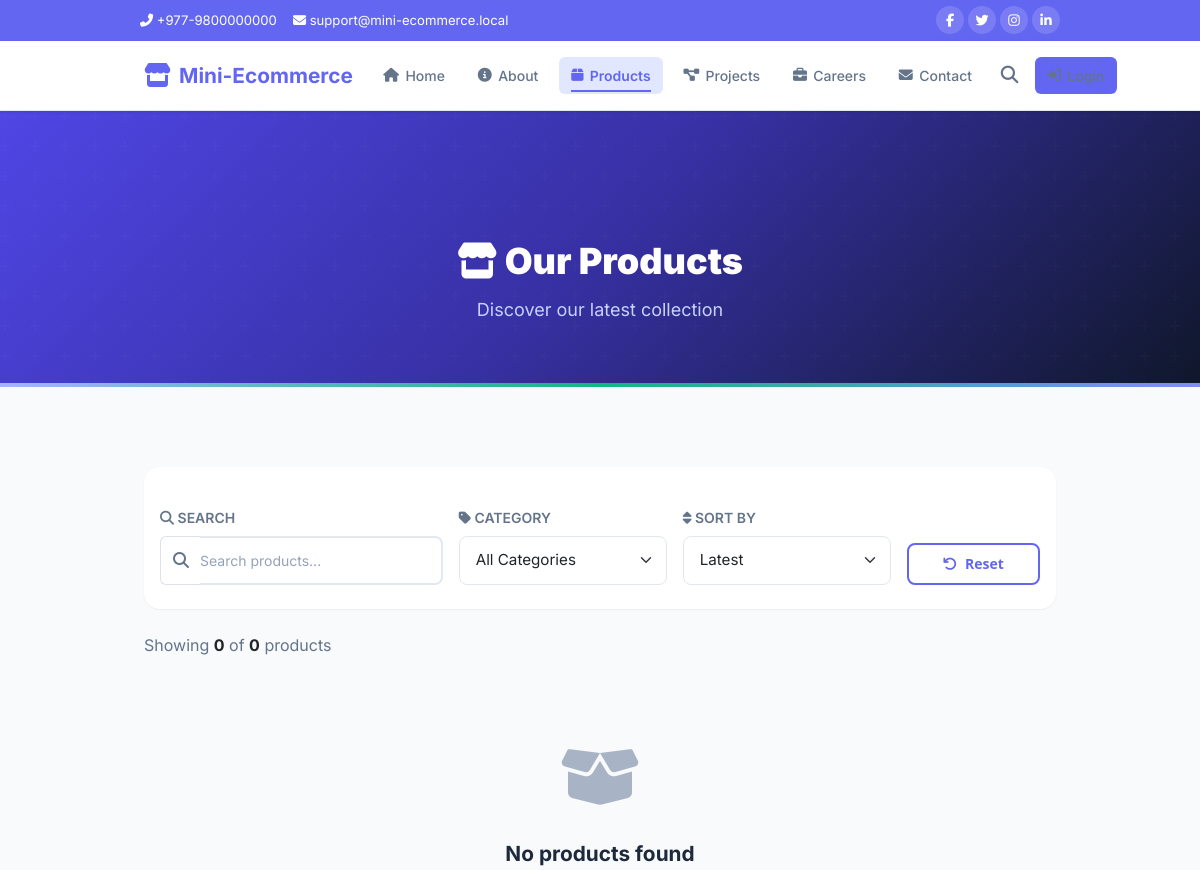
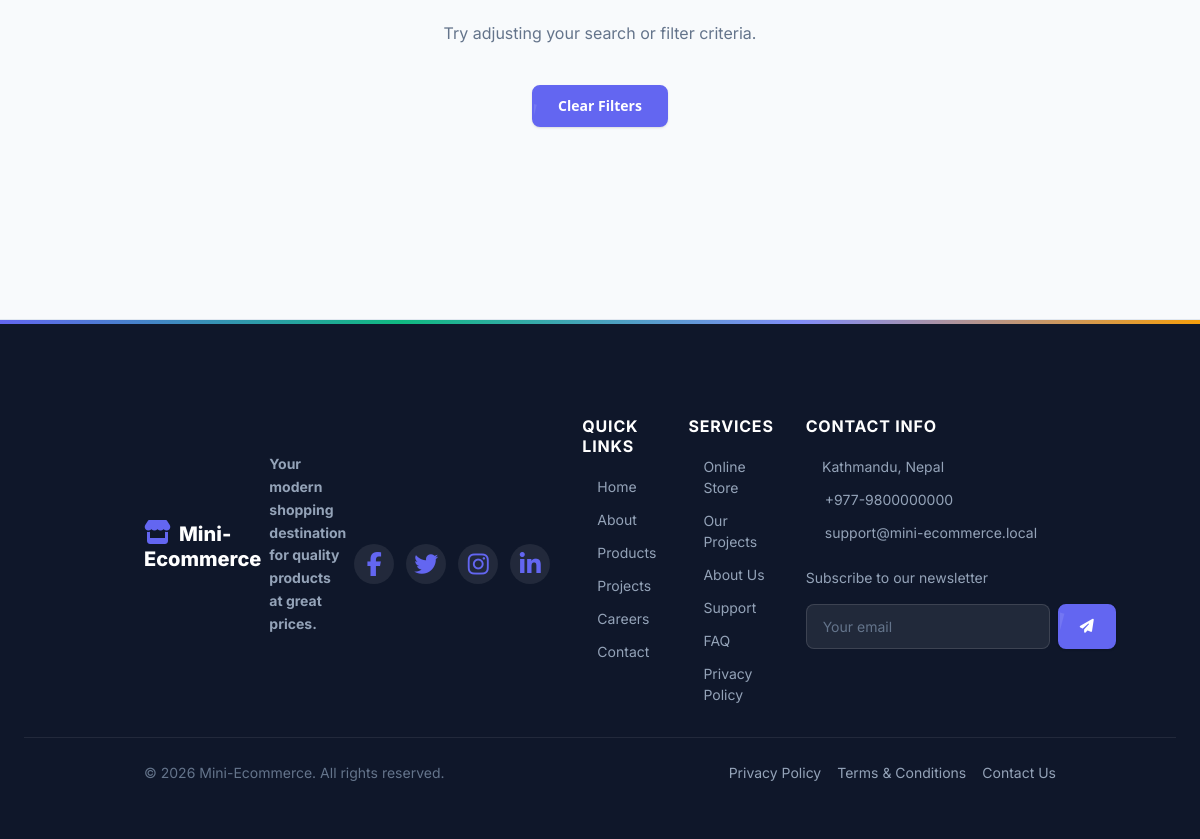
The page /product/products.php on the database as committed earlier (2 pictures, top to bottom).
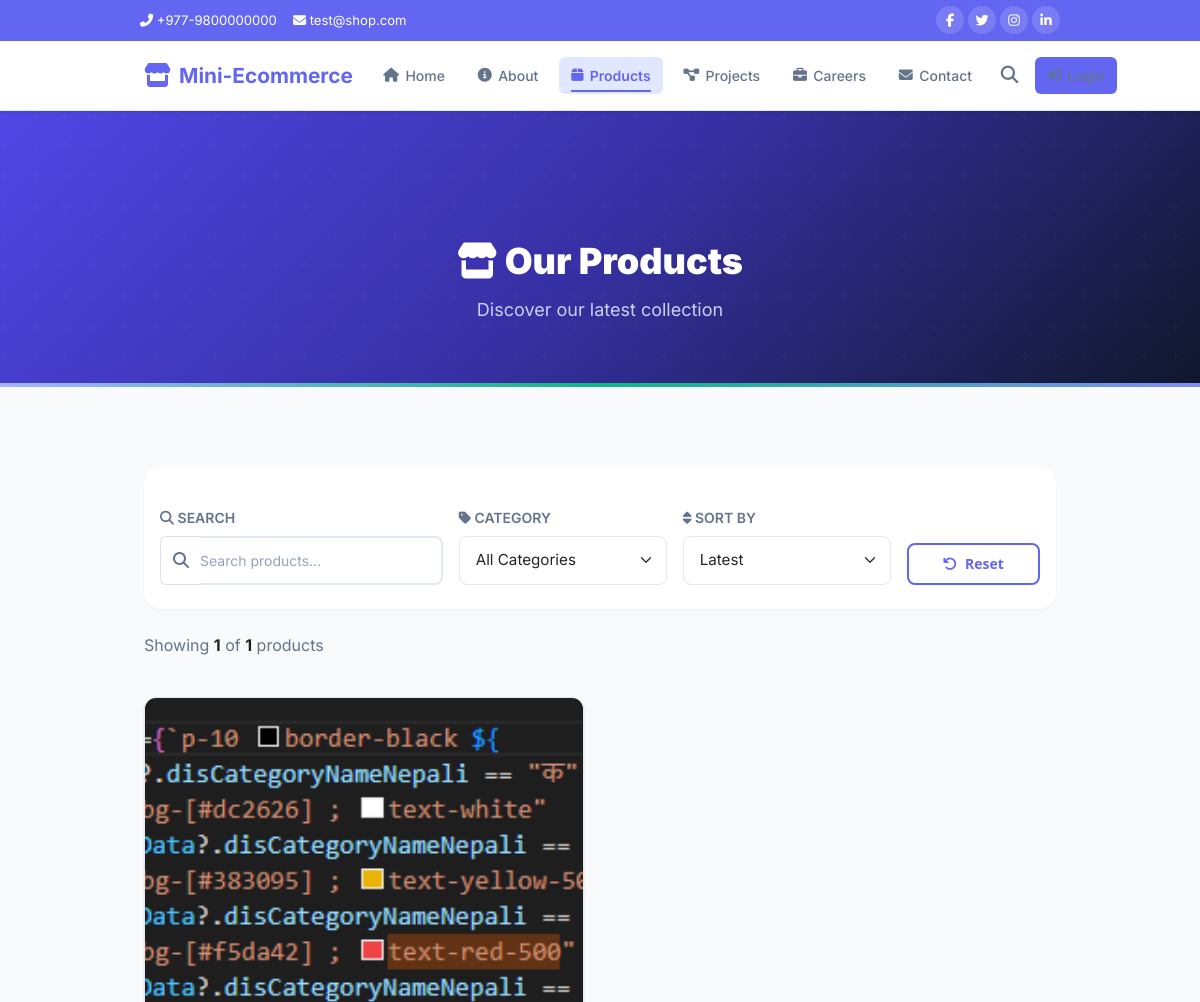
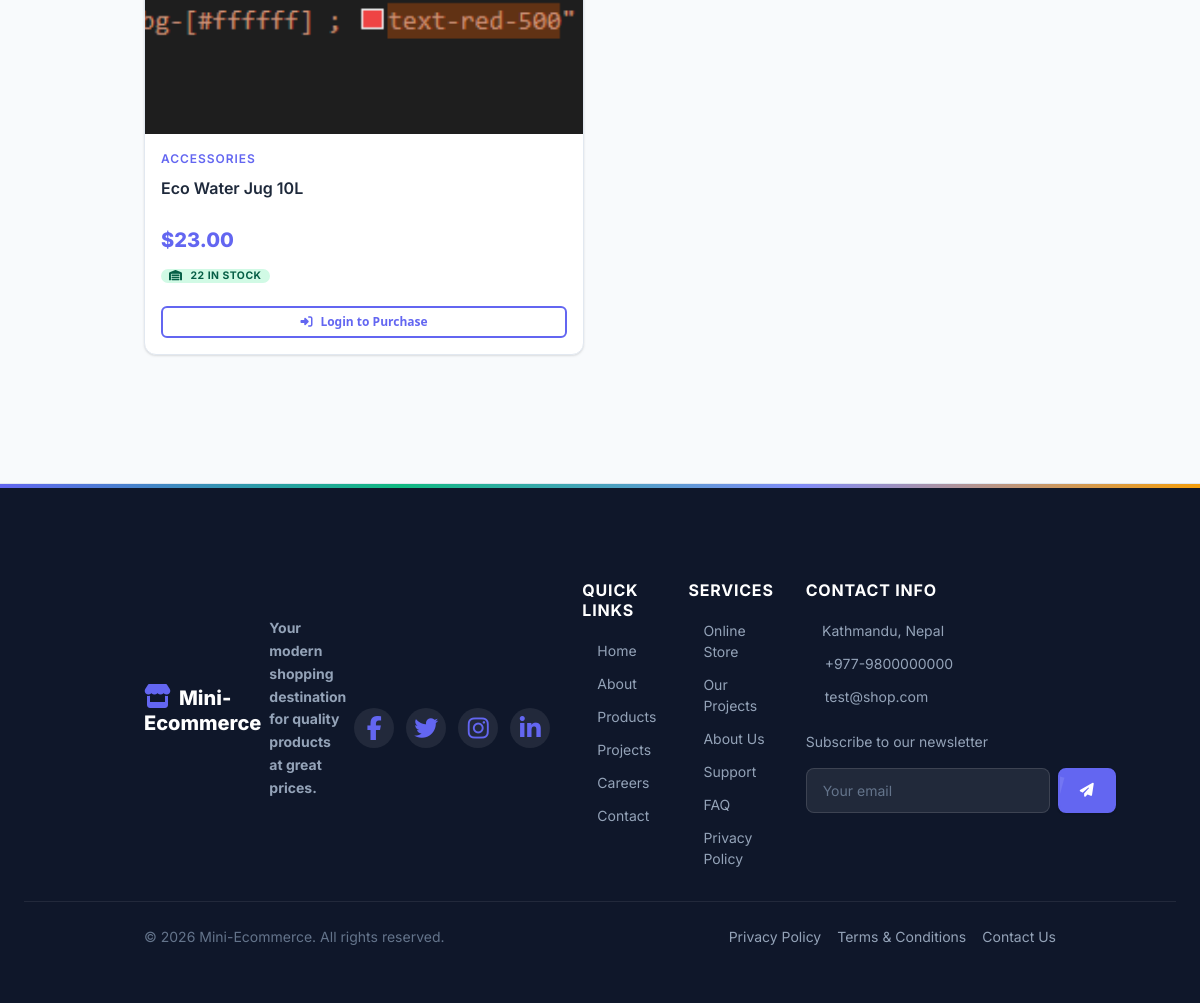
The same page on the database as committed later (2 pictures, top to bottom).
### tables this page shows
CREATE TABLE settings (
    setting_id INTEGER PRIMARY KEY AUTOINCREMENT,
    setting_key TEXT NOT NULL UNIQUE,
    setting_value TEXT DEFAULT NULL,
    setting_group TEXT DEFAULT 'general',
    created_at TEXT DEFAULT (datetime('now')),
    updated_at TEXT DEFAULT (datetime('now'))
);

CREATE TABLE products (
    product_id INTEGER PRIMARY KEY AUTOINCREMENT,
    name TEXT NOT NULL,
    slug TEXT DEFAULT NULL,
    description TEXT,
    price REAL NOT NULL,
    category TEXT NOT NULL DEFAULT '',
    category_id INTEGER DEFAULT NULL,
    stock INTEGER NOT NULL DEFAULT 0,
    is_featured INTEGER DEFAULT 0,
    image TEXT,
    brochure TEXT DEFAULT NULL,
    is_active INTEGER DEFAULT 1,
    created_at TEXT DEFAULT (datetime('now')),
    updated_at TEXT DEFAULT (datetime('now')),
    FOREIGN KEY (category_id) REFERENCES product_categories(category_id) ON DELETE SET NULL
);

CREATE TABLE product_categories (
    category_id INTEGER PRIMARY KEY AUTOINCREMENT,
    name TEXT NOT NULL UNIQUE,
    slug TEXT NOT NULL UNIQUE,
    description TEXT DEFAULT NULL,
    image TEXT DEFAULT NULL,
    is_active INTEGER DEFAULT 1,
    created_at TEXT DEFAULT (datetime('now'))
);

### includes/helpers.php (called while the page is built, shortened)
<?php
function getSetting(string $key, string $default = ''): string {
    static $cache = [];
    if (!isset($cache[$key])) {
        $pdo = getDB();
        $stmt = $pdo->prepare("SELECT setting_value FROM settings WHERE setting_key = ?");
        $stmt->execute([$key]);
        $row = $stmt->fetch();
        $cache[$key] = $row ? $row['setting_value'] : $default;
    }
    return $cache[$key];
}
function h(?string $value): string {
    return htmlspecialchars($value ?? '', ENT_QUOTES, 'UTF-8');
}
function imgUrl(?string $image, string $default = 'placeholder.jpg'): string {
    if (strpos($image, 'uploads/') === 0) return APP_URL . '/' . $image;
    return APP_URL . '/assets/images/' . $image;
}

### includes/session.php (called while the page is built, shortened)
<?php
function isLoggedIn(): bool {
    return false;
}

### product/products.php (the view, shortened to what the rows shown need)
<?php
require_once __DIR__ . '/../includes/session.php';
require_once __DIR__ . '/../includes/helpers.php';
$pdo = getDB();
$perPage = 12;
$page    = isset($_GET['page']) ? max(1, (int)$_GET['page']) : 1;
$offset  = ($page - 1) * $perPage;
$sortBy      = $_GET['sort']     ?? 'default';
$conditions = ['p.is_active = 1'];
$params = [];
$where = 'WHERE ' . implode(' AND ', $conditions);
switch ($sortBy) {
    default:           $orderBy = 'ORDER BY p.product_id DESC'; break;
}
$stmt = $pdo->prepare("SELECT p.*, pc.name as category_name FROM products p LEFT JOIN product_categories pc ON p.category_id = pc.category_id $where $orderBy LIMIT $perPage OFFSET $offset");
$stmt->execute($params);
$products = $stmt->fetchAll();
require_once __DIR__ . '/../includes/public_header.php';
?>
<div class="page-banner">
    <div class="container">
        <h1 data-aos="fade-up"><i class="fas fa-store"></i> Our Products</h1>
    </div>
</div>
<section class="section-padding">
    <div class="container">
        <?php if (empty($products)): ?>
        <div class="empty-state" data-aos="fade-up">
            <i class="fas fa-box-open"></i>
            <h3>No products found</h3>
            <p>Try adjusting your search or filter criteria.</p>
            <a href="<?= APP_URL ?>/product/products.php" class="btn btn-primary">Clear Filters</a>
        </div>
        <?php else: ?>
        <div class="row g-3">
            <?php foreach ($products as $i => $p): ?>
            <div class="col-6 col-md-4 col-lg-3" data-aos="fade-up" data-aos-delay="<?= ($i % 12) * 50 ?>">
                <div class="product-card">
                    <a href="<?= APP_URL ?>/product/details.php?id=<?= $p['product_id'] ?>">
                        <div class="product-img-wrap">
                            <img src="<?= imgUrl($p['image'] ?? '') ?>" alt="<?= h($p['name']) ?>" loading="lazy" onerror="this.src='<?= APP_URL ?>/assets/images/placeholder.jpg'">
                        </div>
                    </a>
                    <div class="product-info">
                        <span class="product-category"><?= h($p['category_name'] ?? $p['category']) ?></span>
                        <h3 class="product-name"><a href="<?= APP_URL ?>/product/details.php?id=<?= $p['product_id'] ?>"><?= h($p['name']) ?></a></h3>
                        <div class="product-price">
                            <span class="current-price">$<?= number_format($p['price'], 2) ?></span>
                        </div>
                        <div class="d-flex align-items-center gap-2 mt-auto pt-2">
                            <span class="badge <?= $p['stock'] > 0 ? 'badge-success' : 'badge-danger' ?> badge-sm">
                                <i class="fas fa-warehouse me-1"></i> <?= $p['stock'] ?> in stock
                            </span>
                        </div>
                        <?php if (isLoggedIn()): ?>
                        <form method="POST" action="<?= APP_URL ?>/cart/add.php" class="mt-3">
                            <input type="hidden" name="product_id" value="<?= $p['product_id'] ?>">
                            <input type="hidden" name="quantity" value="1">
                            <button type="submit" class="btn-add-cart" <?= $p['stock'] == 0 ? 'disabled' : '' ?>>
                                <i class="fas fa-cart-plus"></i> <?= $p['stock'] == 0 ? 'Out of Stock' : 'Add to Cart' ?>
                            </button>
                        </form>
                        <?php else: ?>
                        <a href="<?= APP_URL ?>/user/auth.php" class="btn btn-outline btn-sm w-100 mt-3">
                            <i class="fas fa-sign-in-alt"></i> Login to Purchase
                        </a>
                        <?php endif; ?>
                    </div>
                </div>
            </div>
            <?php endforeach; ?>
        </div>
        <?php endif; ?>
    </div>
</section>
<?php require_once __DIR__ . '/../includes/footer.php'; ?>

### includes/footer.php (shortened to what the rows shown need)
<?php
$siteName    = getSetting('site_name', APP_NAME);
$siteAddress = getSetting('contact_address', 'Kathmandu, Nepal');
$footerDesc  = getSetting('footer_description', 'Your modern shopping destination for quality products at great prices.');
$facebookUrl  = getSetting('facebook_url', '#');
$twitterUrl   = getSetting('twitter_url', '#');
$instagramUrl = getSetting('instagram_url', '#');
$linkedinUrl  = getSetting('linkedin_url', '#');
?>
</main>
<footer class="site-footer">
    <div class="footer-top">
        <div class="container">
            <div class="footer-grid">
                <div class="footer-brand" data-aos="fade-up">
                    <h4><i class="fas fa-store" style="color:var(--primary-500);margin-right:0.5rem;"></i><?= h($siteName) ?></h4>
                    <p><?= h($footerDesc) ?></p>
                    <div class="footer-social">
                        <a href="<?= h($facebookUrl) ?>" target="_blank" title="Facebook"><i class="fab fa-facebook-f"></i></a>
                        <a href="<?= h($twitterUrl) ?>" target="_blank" title="Twitter"><i class="fab fa-twitter"></i></a>
                        <a href="<?= h($instagramUrl) ?>" target="_blank" title="Instagram"><i class="fab fa-instagram"></i></a>
                        <a href="<?= h($linkedinUrl) ?>" target="_blank" title="LinkedIn"><i class="fab fa-linkedin-in"></i></a>
                    </div>
                </div>
            </div>
        </div>
    </div>
</footer>
</body>
</html>

Rows that differ between the two databases and show on the page:
added products: image (picture), category.name "ACCESSORIES", name "Eco Water Jug 10L", price "23.00", stock "22"
Other text that changed with them:
$contactEmail: "support@mini-ecommerce.local" → "test@shop.com"
count($products): "0" → "1"
$totalProducts: "0" → "1"
$siteEmail: "support@mini-ecommerce.local" → "test@shop.com"
text no longer shown: "No products found Try adjusting your search or filter criteria. Clear Filters"
